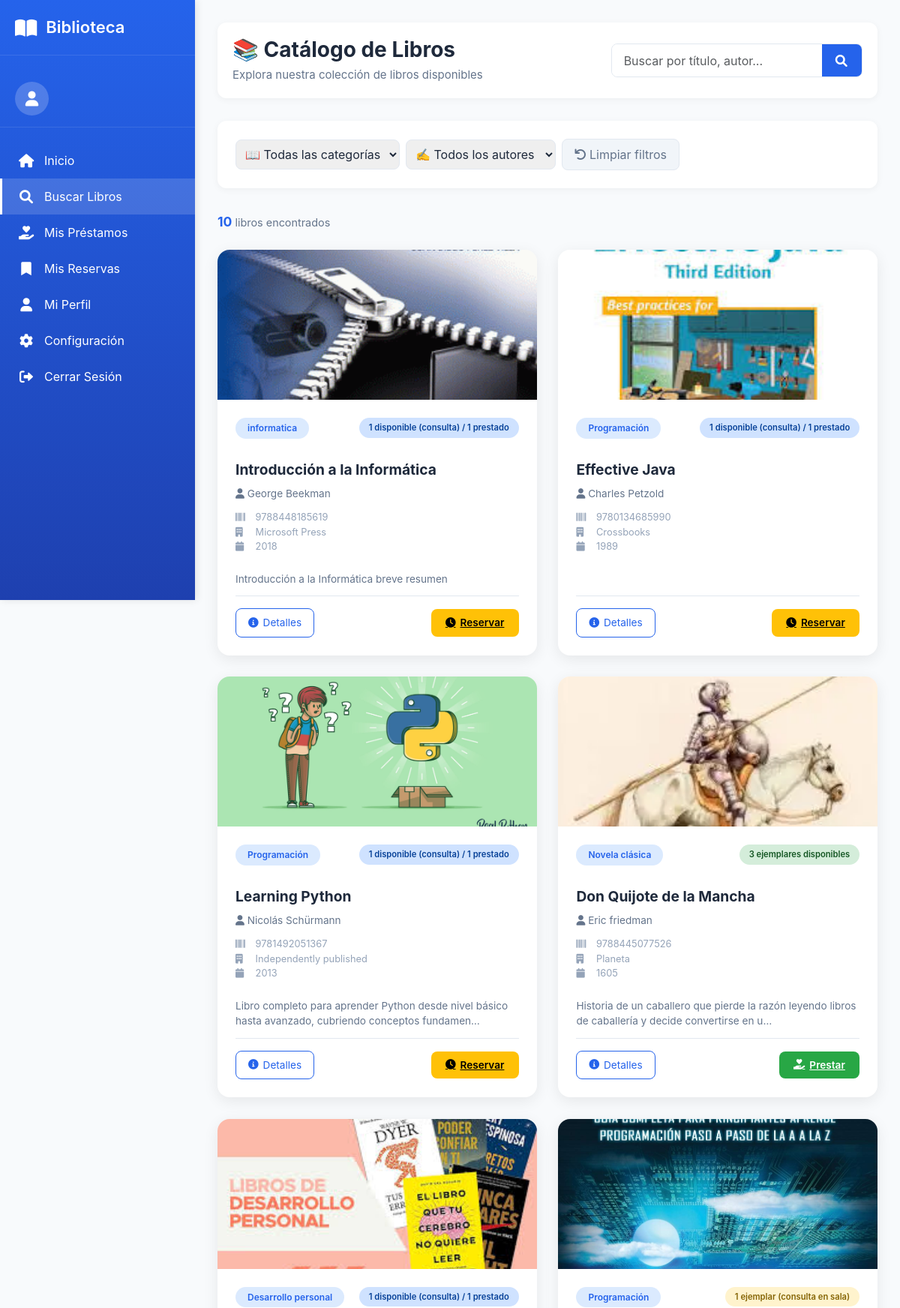
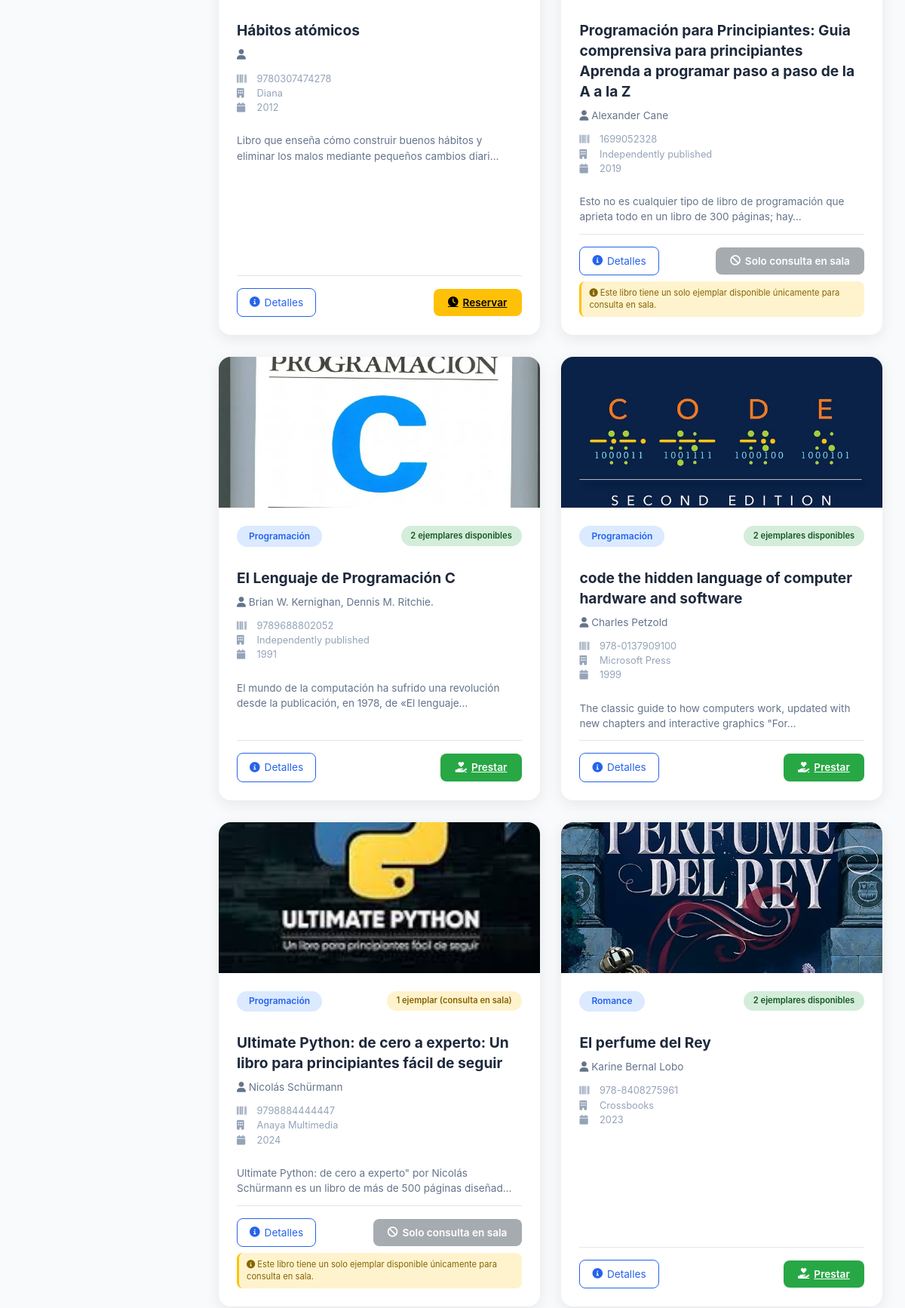
Screenshot of /catalogo/ (upper part) with the database file from the repository (2 pictures, top to bottom).
### catalogo/models.py (models this page shows, shortened)
class Categoria(models.Model):
    nombre = models.CharField(
        max_length=100,
        unique=True,
        verbose_name="Nombre de la categoría"
    )
    class Meta:
        verbose_name = "Categoría"
        verbose_name_plural = "Categorías"
        ordering = ['nombre']

class Libro(models.Model):
    activo = models.BooleanField(default=True, verbose_name="Activo")
    """Libros del catálogo"""
    isbn = models.CharField(
        max_length=20,
        unique=True,
        verbose_name="ISBN"
    )
    titulo = models.CharField(
        max_length=200,
        verbose_name="Título"
    )
    anio_publicacion = models.IntegerField(
        blank=True,
        null=True,
        verbose_name="Año de publicación"
    )
    descripcion = models.TextField(
        blank=True,
        null=True,
        verbose_name="Descripción / Sinopsis",
        help_text="Breve descripción o sinopsis del libro"
    )
    editorial = models.ForeignKey(
        Editorial,
        on_delete=models.PROTECT,
        verbose_name="Editorial"
    )
    categoria = models.ForeignKey(
        Categoria,
        on_delete=models.PROTECT,
        verbose_name="Categoría"
    )
    autores = models.ManyToManyField(
        Autor,
        through='LibroAutor',
        verbose_name="Autores"
    )
    imagen = models.ImageField(
        upload_to='libros/',
        blank=True,
        null=True,
        verbose_name="Imagen de tapa"
    )
    cantidad_total = models.IntegerField(
        default=0,
        verbose_name="Total de ejemplares"
    )
    inventario_disponible = models.IntegerField(
        default=0,
        verbose_name="Ejemplares disponibles"
    )
    class Meta:
        verbose_name = "Libro"
        verbose_name_plural = "Libros"

class Autor(models.Model):
    nombre = models.CharField(max_length=100)
    apellido = models.CharField(max_length=100)
    class Meta:
        verbose_name = "Autor"
        verbose_name_plural = "Autores"
    @property
    def nombre_completo(self):
        return f"{self.nombre} {self.apellido}"

class Editorial(models.Model):
    nombre = models.CharField(
        max_length=100,
        unique=True,
        verbose_name="Nombre de la editorial"
    )
    class Meta:
        verbose_name = "Editorial"
        verbose_name_plural = "Editoriales"

### catalogo/views.py (the view)
# urls.py: path('', views.catalogo_lista, name='catalogo_lista'),
def catalogo_lista(request):
    libros = Libro.objects.filter(
        activo=True,
        ejemplares__isnull=False
    ).distinct().order_by('-id')
    categorias = Categoria.objects.all()
    autores = Autor.objects.all()
    categoria_id = request.GET.get('categoria')
    autor_id = request.GET.get('autor')
    busqueda = request.GET.get('q')
    if categoria_id:
        libros = libros.filter(categoria_id=categoria_id)
    if autor_id:
        libros = libros.filter(autores__id=autor_id)
    if busqueda:
        libros = libros.filter(titulo__icontains=busqueda) | \
                 libros.filter(autores__nombre__icontains=busqueda) | \
                 libros.filter(autores__apellido__icontains=busqueda)
    libros_con_stock = []
    for libro in libros:
        total = Ejemplar.objects.filter(libro=libro).count()
        disponibles = Ejemplar.objects.filter(libro=libro, disponibilidad='DISPONIBLE').count()
        libro_data = {
            'id': libro.id,
            'isbn': libro.isbn,
            'titulo': libro.titulo,
            'anio_publicacion': libro.anio_publicacion,
            'descripcion': libro.descripcion,
            'editorial': libro.editorial,
            'categoria': libro.categoria,
            'autores': libro.autores.all(),
            'imagen': libro.imagen,
            'ejemplares_totales': total,
            'ejemplares_disponibles': disponibles,
            'total_ejemplares': total,
            'primer_ejemplar_disponible': Ejemplar.objects.filter(
                libro=libro,
                disponibilidad='DISPONIBLE'
            ).first(),
            'activo': libro.activo,
        }
        libros_con_stock.append(libro_data)
    context = {
        'libros': libros_con_stock,
        'categorias': categorias,
        'autores': autores,
    }
    return render(request, 'catalogo/lista.html', context)

### templates/catalogo/lista.html (shortened to what this page needs)
{% extends 'base/menu_usuario.html' %}
{% load static %}
{% block main_content %}
<div class="content-header">
    <div class="page-title">
        <h1>📚 Catálogo de Libros</h1>
        <p>Explora nuestra colección de libros disponibles</p>
    </div>
    <div class="search-box">
        <form method="get" class="d-flex">
            <div class="input-group">
                <input type="text" name="q" class="form-control" placeholder="Buscar por título, autor..." value="{{ request.GET.q }}">
                <button type="submit">
                    <i class="fas fa-search"></i>
                </button>
            </div>
        </form>
    </div>
</div>
<div class="filtros-container">
    <form method="get" id="filtros-form" class="d-flex gap-2 flex-wrap align-items-center w-100">
        <select name="categoria" class="filtro-select" onchange="this.form.submit()">
            <option value="">📖 Todas las categorías</option>
        </select>
        <select name="autor" class="filtro-select" onchange="this.form.submit()">
            <option value="">✍️ Todos los autores</option>
        </select>
        <a href="{% url 'catalogo_lista' %}" class="btn-limpiar">
            <i class="fas fa-undo me-1"></i>Limpiar filtros
        </a>
    </form>
</div>
<div class="result-count">
    <strong>{{ libros|length }}</strong> libros encontrados
</div>
<div class="libros-grid">
    {% for libro in libros %}
        <div class="card-libro">
            {% if libro.imagen %}
                <img src="{{ libro.imagen.url }}" class="card-img-top" alt="{{ libro.titulo }}">
            {% else %}
                <img src="https://via.placeholder.com/350x200?text=Sin+imagen" class="card-img-top" alt="Sin imagen">
            {% endif %}
            <div class="card-body">
                <div class="d-flex justify-content-between align-items-start mb-3">
                    <span class="categoria-badge">{{ libro.categoria.nombre }}</span>
                    {% if libro.total_ejemplares >= 2 %}
                        {% if libro.ejemplares_disponibles >= 2 %}
                            <span class="stock-badge stock-disponible">{{ libro.ejemplares_disponibles }} ejemplares disponibles</span>
                        {% elif libro.ejemplares_disponibles == 1 %}
                            <span class="stock-badge stock-prestado">1 disponible (consulta) / {{ libro.total_ejemplares|add:"-1" }} prestado</span>
                        {% else %}
                            <span class="stock-badge stock-no">{{ libro.total_ejemplares }} ejemplares (todos prestados)</span>
                        {% endif %}
                    {% elif libro.total_ejemplares == 1 %}
                        {% if libro.ejemplares_disponibles > 0 %}
                            <span class="stock-badge stock-consulta">1 ejemplar (consulta en sala)</span>
                        {% else %}
                            <span class="stock-badge stock-no">1 ejemplar (prestado - reservar)</span>
                        {% endif %}
                    {% else %}
                        <span class="stock-badge stock-no">Sin ejemplares</span>
                    {% endif %}
                </div>
                <h3 class="card-title">{{ libro.titulo }}</h3>
                <div class="card-autores">
                    <i class="fas fa-user"></i>
                    {% for autor in libro.autores %}
                        {{ autor.nombre_completo }}{% if not forloop.last %}, {% endif %}
                    {% endfor %}
                </div>
                <div class="card-detalles">
                    <div><i class="fas fa-barcode"></i> {{ libro.isbn }}</div>
                    <div><i class="fas fa-building"></i> {{ libro.editorial.nombre }}</div>
                    {% if libro.anio_publicacion %}
                        <div><i class="fas fa-calendar"></i> {{ libro.anio_publicacion }}</div>
                    {% endif %}
                </div>
                {% if libro.descripcion %}
                    <div class="descripcion-corta">
                        {{ libro.descripcion|truncatechars:100 }}
                    </div>
                {% endif %}
                <div class="acciones-container">
                    <a href="{% url 'catalogo_detalle' libro.id %}" class="btn-detalles">
                        <i class="fas fa-info-circle"></i> Detalles
                    </a>
                    {% if libro.ejemplares_disponibles >= 2 %}
                        {% if libro.primer_ejemplar_disponible %}
                            <a href="{% url 'registrar_prestamo_usuario' libro.primer_ejemplar_disponible.id %}" class="btn-prestar">
                                <i class="fas fa-hand-holding-heart"></i> Prestar
                            </a>
                        {% endif %}
                    {% elif libro.ejemplares_disponibles == 1 and libro.total_ejemplares >= 2 %}
                        <a href="{% url 'reservar_libro' libro.id %}" class="btn-reservar">
                            <i class="fas fa-clock"></i> Reservar
                        </a>
                    {% elif libro.ejemplares_disponibles == 0 and libro.total_ejemplares >= 1 %}
                        <a href="{% url 'reservar_libro' libro.id %}" class="btn-reservar">
                            <i class="fas fa-clock"></i> Reservar
                        </a>
                    {% elif libro.total_ejemplares == 1 and libro.ejemplares_disponibles == 1 %}
                        <button class="btn-deshabilitado">
                            <i class="fas fa-ban"></i> Solo consulta en sala
                        </button>
                    {% else %}
                        <button class="btn-deshabilitado">
                            <i class="fas fa-ban"></i> No disponible
                        </button>
                    {% endif %}
                </div>
                {% if libro.total_ejemplares == 1 and libro.ejemplares_disponibles == 1 %}
                    <div class="mensaje-consulta mt-2">
                        <i class="fas fa-info-circle"></i>
                        Este libro tiene un solo ejemplar disponible únicamente para consulta en sala.
                    </div>
                {% endif %}
            </div>
        </div>
    {% empty %}
        <div class="text-center py-5" style="grid-column: 1/-1;">
            <i class="fas fa-book-open" style="font-size: 4rem; color: #ccc;"></i>
            <h3 class="mt-3">No se encontraron libros</h3>
            <p class="text-muted">Probá con otros filtros o términos de búsqueda</p>
        </div>
    {% endfor %}
</div>
{% endblock %}

### templates/base/menu_usuario.html (style rules this page uses)
:root { --primary-blue: #2563eb; --dark-blue: #1e40af; --light-blue: #dbeafe; --text-dark: #1e293b; --text-light: #64748b; --sidebar-width: 260px; }
* { margin: 0; padding: 0; box-sizing: border-box; }
body { background-color: #f8fafc; font-family: 'Inter', -apple-system, BlinkMacSystemFont, sans-serif; color: var(--text-dark); display: flex; min-height: 100vh; }
.content-header { display: flex; justify-content: space-between; align-items: center; margin-bottom: 30px; background: white; padding: 20px; border-radius: 12px; box-shadow: 0 2px 10px rgba(0,0,0,0.05); }
.page-title h1 { font-size: 28px; font-weight: 700; color: var(--text-dark); margin-bottom: 5px; }
.page-title p { color: var(--text-light); font-size: 15px; margin: 0; }

### templates/catalogo/lista.html (style rules this page uses)
.search-box { max-width: 400px; }
.search-box .input-group { border-radius: 8px; overflow: hidden; border: 1px solid #e2e8f0; }
.search-box input { border: none; padding: 0.6rem 1rem; }
.search-box button { background: var(--primary-blue); color: white; border: none; padding: 0.6rem 1.2rem; }
.filtros-container { display: flex; gap: 1rem; flex-wrap: wrap; align-items: center; background: white; padding: 1.5rem; border-radius: 12px; margin-bottom: 2rem; box-shadow: 0 2px 10px rgba(0,0,0,0.05); }
.filtro-select { min-width: 200px; padding: 0.5rem; border: 1px solid #e2e8f0; border-radius: 8px; color: var(--text-dark); }
.btn-limpiar { background: #f1f5f9; color: var(--text-light); border: 1px solid #e2e8f0; padding: 0.5rem 1rem; border-radius: 8px; text-decoration: none; transition: all 0.3s; }
.libros-grid { display: grid; grid-template-columns: repeat(auto-fill, minmax(350px, 1fr)); gap: 1.8rem; margin-top: 1.5rem; }
.card-libro { border: none; border-radius: 16px; box-shadow: 0 5px 20px rgba(0,0,0,0.08); transition: all 0.3s; background: white; overflow: hidden; display: flex; flex-direction: column; }
.card-libro img { width: 100%; height: 200px; object-fit: cover; }
.card-body { padding: 1.5rem; flex: 1; display: flex; flex-direction: column; }
.categoria-badge { background: var(--light-blue); color: var(--primary-blue); padding: 0.3rem 1rem; border-radius: 20px; font-size: 0.75rem; font-weight: 600; display: inline-block; }
.card-title { color: var(--text-dark); font-weight: 700; margin: 0.75rem 0 0.5rem; font-size: 1.2rem; line-height: 1.4; }
.card-autores { color: var(--text-light); font-size: 0.85rem; margin-bottom: 0.75rem; }
.card-detalles { font-size: 0.8rem; color: #94a3b8; margin-bottom: 0.75rem; }
.card-detalles i { width: 18px; margin-right: 5px; }
.descripcion-corta { font-size: 0.85rem; color: var(--text-light); margin: 0.75rem 0; line-height: 1.5; }
.btn-detalles { background: white; border: 1px solid var(--primary-blue); color: var(--primary-blue); padding: 0.5rem 1rem; border-radius: 8px; text-decoration: none; font-size: 0.85rem; transition: all 0.3s; display: inline-flex; align-items: center; gap: 6px; }
.btn-prestar { background: #28a745; color: white; border: none; padding: 0.5rem 1.2rem; border-radius: 8px; font-weight: 600; font-size: 0.85rem; transition: all 0.3s; display: inline-flex; align-items: center; gap: 6px; }
.btn-reservar { background: #ffc107; color: #000; border: none; padding: 0.5rem 1.2rem; border-radius: 8px; font-weight: 600; font-size: 0.85rem; transition: all 0.3s; display: inline-flex; align-items: center; gap: 6px; }
.result-count { color: var(--text-light); margin-bottom: 1rem; font-size: 0.9rem; }
.result-count strong { color: var(--primary-blue); font-size: 1.1rem; }
.mensaje-consulta { font-size: 0.7rem; color: #856404; background: #fff3cd; padding: 8px 10px; border-radius: 8px; margin-top: 8px; border-left: 3px solid #ffc107; line-height: 1.4; }
.acciones-container { margin-top: auto; padding-top: 1rem; border-top: 1px solid #e2e8f0; display: flex; justify-content: space-between; align-items: center; flex-wrap: wrap; gap: 10px; }
.stock-badge { font-size: 0.7rem; font-weight: 600; padding: 0.3rem 0.8rem; border-radius: 20px; }
.stock-disponible { background: #d4edda; color: #155724; }
.stock-consulta { background: #fff3cd; color: #856404; }
.stock-prestado { background: #cfe2ff; color: #084298; }
.btn-deshabilitado { background: #6c757d; color: white; border: none; padding: 0.5rem 1.2rem; border-radius: 8px; font-weight: 600; font-size: 0.85rem; opacity: 0.6; cursor: not-allowed; display: inline-flex; align-items: center; gap: 6px; }

### rows the page displays
Categoria: categoria.nombre "informatica"
Libro: titulo "Introducción a la Informática", isbn "9788448185619", descripcion "Introducción a la Informática breve resumen"
Autor: nombre_completo "George Beekman"
Editorial: editorial.nombre "Microsoft Press" "Microsoft Press"
Categoria: categoria.nombre "Programación" "Programación" "Programación" "Programación" "Programación" "Programación"
Libro: titulo "Effective Java", isbn "9780134685990"
Autor: nombre_completo "Charles Petzold"
Editorial: editorial.nombre "Crossbooks" "Crossbooks"
Libro: titulo "Learning Python", isbn "9781492051367", descripcion "Libro completo para aprender Python desde nivel básico hasta avanzado, cubriendo conceptos fundamen…"
Autor: nombre_completo "Nicolás Schürmann"
Editorial: editorial.nombre "Independently published" "Independently published" "Independently published"
Categoria: categoria.nombre "Novela clásica"
Libro: titulo "Don Quijote de la Mancha", isbn "9788445077526", descripcion "Historia de un caballero que pierde la razón leyendo libros de caballería y decide convertirse en u…"
Autor: nombre_completo "Eric friedman"
Editorial: editorial.nombre "Planeta"
Categoria: categoria.nombre "Desarrollo personal"
Libro: titulo "Hábitos atómicos", isbn "9780307474278", descripcion "Libro que enseña cómo construir buenos hábitos y eliminar los malos mediante pequeños cambios diari…"
Editorial: editorial.nombre "Diana"
Libro: titulo "Programación para Principiantes: Guia comprensiva para principiantes Aprenda a programar paso a paso de la A a la Z", isbn "1699052328", descripcion "Esto no es cualquier tipo de libro de programación que aprieta todo en un libro de 300 páginas; hay…"
Autor: nombre_completo "Alexander Cane"
Libro: imagen "libros/1.webp" (drawn), titulo "El Lenguaje de Programación C", isbn "9789688802052", descripcion "El mundo de la computación ha sufrido una revolución desde la publicación, en 1978, de «El lenguaje…"
Autor: nombre_completo "Brian W. Kernighan"
Autor: nombre_completo "Dennis M. Ritchie."
Libro: titulo "code the hidden language of computer hardware and software", isbn "978-0137909100", descripcion "The classic guide to how computers work, updated with new chapters and interactive graphics \"For…"
Libro: titulo "Ultimate Python: de cero a experto: Un libro para principiantes fácil de seguir", isbn "9798884444447", descripcion "Ultimate Python: de cero a experto\" por Nicolás Schürmann es un libro de más de 500 páginas diseñad…"
Editorial: editorial.nombre "Anaya Multimedia"
Categoria: categoria.nombre "Romance"
Libro: titulo "El perfume del Rey", isbn "978-8408275961"
Autor: nombre_completo "Karine Bernal Lobo"

### other values shown
{{ libros|length }} "10"
{{ libro.total_ejemplares|add:"-1" }} "1" "1" "1" "1"
{{ libro.anio_publicacion }} "2018" "1989" "2013" "1605" "2012" "2019" "1991" "1999" "2024" "2023"
{{ libro.ejemplares_disponibles }} "3" "2" "2" "2"
